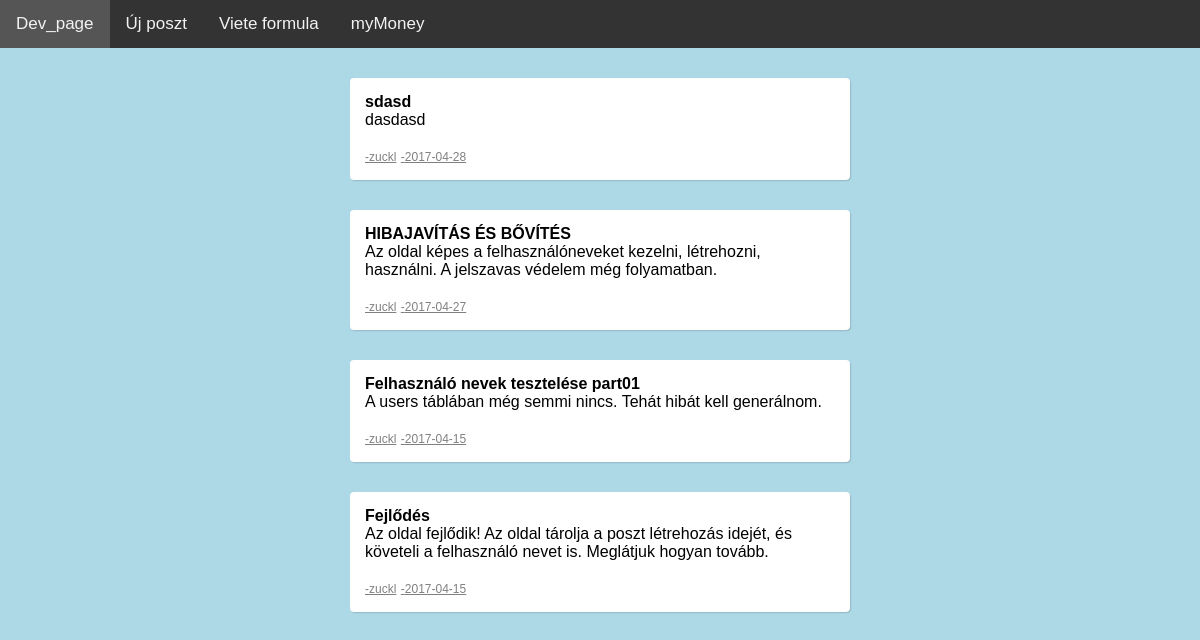
Page /?u=zuckl on the committed database.
### tables this page shows
CREATE TABLE IF NOT EXISTS `post` (
  `id` int(11) NOT NULL AUTO_INCREMENT,
  `cim` text NOT NULL,
  `tartalom` text NOT NULL,
  `szerzo` text NOT NULL,
  `datum` date NOT NULL,
  PRIMARY KEY (`id`)
);

### pages/main.php (the view, shortened to what this page needs)
<?php
include "connect.php";
if (isset($_GET["u"])) {
  $sql = "SELECT post.cim, post.tartalom, post.szerzo, post.datum FROM post WHERE post.szerzo like '".$_GET["u"]."' ORDER BY post.id DESC";
  $result = mysqli_query($conn, $sql);
  if (mysqli_num_rows($result) > 0) {
    while($content = mysqli_fetch_assoc($result)) {
      echo "<div id='post'><h1><a style='text-decoration: none;color:black' href='?t=".$content["cim"]."'>" . $content["cim"] . "</a></h1><p>" . $content["tartalom"] . "</p><br><a style='font-size: 12px; color:gray;' href=?u=".$content["szerzo"].">-" . $content["szerzo"] . "</a> <a style='font-size: 12px; color:gray;' href=?d=".$content["datum"].">-" . $content["datum"] . "</a></div>";
    }
  } else {
    echo "Ez a felhasználó még nem írt postot.";
  }
}
?>

### css/stylesheet.css (style rules this page uses)
* { margin: 0; padding: 0; font-family: "Arial"; font-size: 16px; }
body { background-color: lightblue; }
#content p { background-color: #fff; }
#post { padding: 15px; background-color: #fff; border-radius: 4px; box-shadow: 1px 1px 2px -1px rgba(0,0,0,0.45); margin-bottom: 30px; }

### rows in the picture
post: cim "sdasd", tartalom "dasdasd", szerzo "zuckl", datum "2017-04-28"
post: cim "HIBAJAVÍTÁS ÉS BŐVÍTÉS", tartalom "Az oldal képes a felhasználóneveket kezelni, létrehozni, használni. A jelszavas védelem még folyamatban.", szerzo "zuckl", datum "2017-04-27"
post: cim "Felhasználó nevek tesztelése part01", tartalom "A users táblában még semmi nincs. Tehát hibát kell generálnom.", szerzo "zuckl", datum "2017-04-15"
post: cim "Fejlődés", tartalom "Az oldal fejlődik! Az oldal tárolja a poszt létrehozás idejét, és követeli a felhasználó nevet is. Meglátjuk hogyan tovább.", szerzo "zuckl", datum "2017-04-15"
